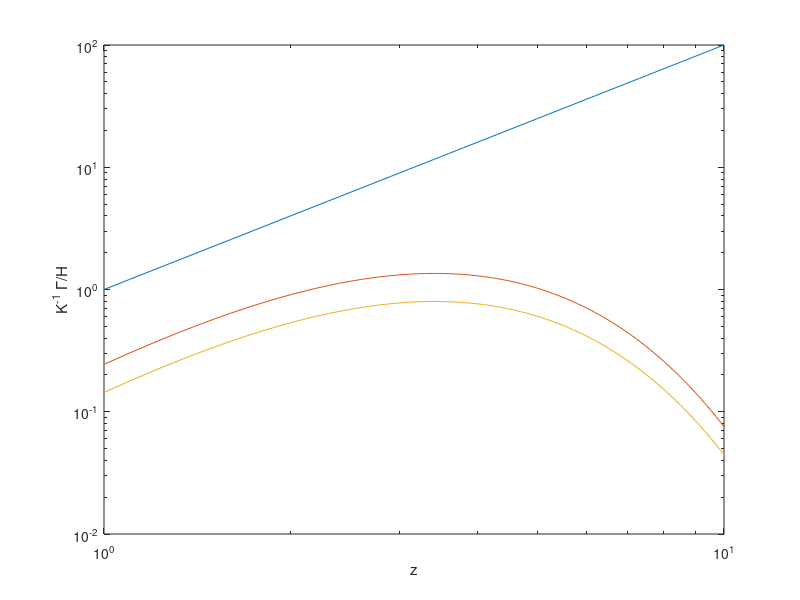

Reproduce this figure in MATLAB.
z=1:0.1:10;

f1=z.^2;
f2=3/pi^2*(1 + 1/3)*z.^4.*besselk(1, z); 
f3= 3/pi^2*(344/537 + 26/179)*z.^4.*besselk(1, z);

loglog(z,f1)
hold on
loglog(z,f2)
loglog(z,f3)
hold off
xlabel('z')
ylabel('K^{-1} \Gamma/H')